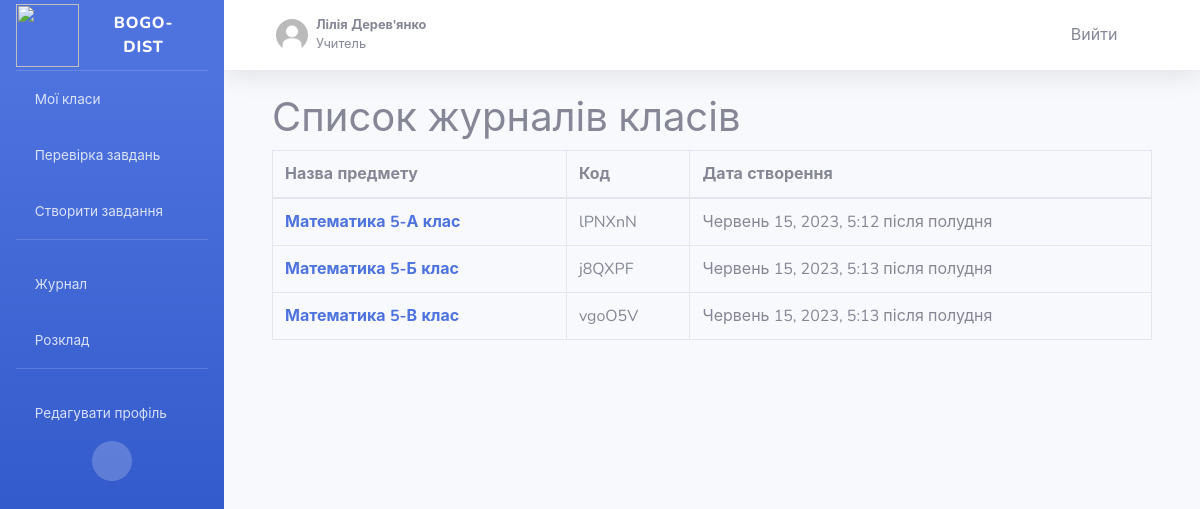
/journal/ (signed in), run on the app's committed database.
### users/models.py (models this page shows, shortened)
class Profile(models.Model):
    user = models.OneToOneField(User, on_delete=models.CASCADE)
    image = models.ImageField(default='users/profile_pics/default.jpg', upload_to='users/profile_pics/')
    def is_teacher(self):
        return self.user.groups.filter(id=1).exists()

### classroom/models.py (models this page shows, shortened)
class Classroom(models.Model):
    name = models.CharField(max_length=200, unique=True)
    classroom_code = models.CharField(max_length=20, blank=True)
    description = models.TextField(max_length=300)
    created_by = models.ForeignKey(User, on_delete=models.DO_NOTHING)
    created_at = models.DateTimeField(default=timezone.now)
    users = models.ManyToManyField(User, related_name='classrooms', through='ClassroomUsers')

### journal/views.py (the view)
# urls.py: path('', views.view_journal_list, name='view_list'),
@login_required
def view_journal_list(request):
    if request.user.profile.is_teacher():
        list_classroom = Journal.get_list_teacher_classroom(teacher_id=request.user.id)
    else:
        list_classroom = Journal.get_list_student_classroom(student_id=request.user.id)
    return render(
        request=request,
        template_name='journal/journal_list.html',
        context={'list_classroom': list_classroom}
    )

### journal/models.py (called while the page is built)
    @staticmethod
    def get_list_teacher_classroom(teacher_id: int):
        with connection.cursor() as cursor:
            sql_query = f"""
                SELECT classroom.id as classroom_id, classroomteachers.teacher_id, classroom.name , classroom.classroom_code, classroom.created_at
                FROM classroom_classroomteachers classroomteachers
                INNER JOIN classroom_classroom classroom on classroom.id = classroomteachers.classroom_id
                WHERE classroomteachers.teacher_id = {teacher_id}
                GROUP BY classroom.id
            """
            cursor.execute(sql_query)
            results = Journal.dict_fetchall(cursor)
        return results

    @staticmethod
    def dict_fetchall(cursor):
        columns = [col[0] for col in cursor.description]
        rows = cursor.fetchall()
        results = []
        for row in rows:
            results.append(dict(zip(columns, row)))
        return results

### journal/templates/journal/journal_list.html (shortened to what this page needs)
{% extends "base.html" %}
{% block content %}
<h1>Список журналів класів</h1>
{% if user.profile.is_teacher  %}
<table class="table table-bordered">
    <thead>
    <tr>
        <th>Назва предмету</th>
        <th>Код</th>
        <th>Дата створення</th>
    </tr>
    </thead>
    <tbody>
    {% for item in list_classroom %}
    <tr>
        <td><b><a href="{{item.classroom_id}}">{{item.name}}</a></b></td>
        <td>{{item.classroom_code}}</td>
        <td>{{item.created_at}}</td>
    </tr>
    {% endfor %}
    </tbody>
</table>
{% endif %}
{% endblock %}

### core/templates/partials/_topbar.html (shortened to what this page needs)
<nav class="navbar navbar-expand navbar-light bg-white topbar mb-4 static-top shadow">
    <ul class="navbar-nav pl-4">
        <li class="nav-item dropdown no-arrow">
            <a class="nav-link dropdown-toggle" href="#" id="userDropdown" role="button" data-toggle="dropdown"
               aria-haspopup="true" aria-expanded="false">
                <img class="img-profile rounded-circle" src="{{ request.user.profile.image.url }}">
                <span class="ml-2 d-none d-lg-inline text-gray-600 small">
                    <b>{{ request.user.first_name }} {{ request.user.last_name }} </b>
                    <br>
                    {% if request.user.profile.is_teacher %} Учитель {% else %} Учень {% endif %}
                </span>
            </a>
        </li>
    </ul>
    <ul class="navbar-nav ml-auto pr-4">
        <a class="btn" href="#" data-toggle="modal" data-target="#logoutModal">
            Вийти
            <i class="fas fa-sign-out-alt fa-sm fa-fw mr-2 text-gray-400"></i>
        </a>
    </ul>
</nav>

### data on the page
Classroom: name "Математика 5-А клас", classroom_code "lPNXnN", created_at "Червень 15, 2023, 5:12 після полудня"
Classroom: name "Математика 5-Б клас", classroom_code "j8QXPF", created_at "Червень 15, 2023, 5:13 після полудня"
Classroom: name "Математика 5-В клас", classroom_code "vgoO5V", created_at "Червень 15, 2023, 5:13 після полудня"

### other printed values
{{ request.user.first_name }} "Лілія"
{{ request.user.last_name }} "Дерев'янко"
